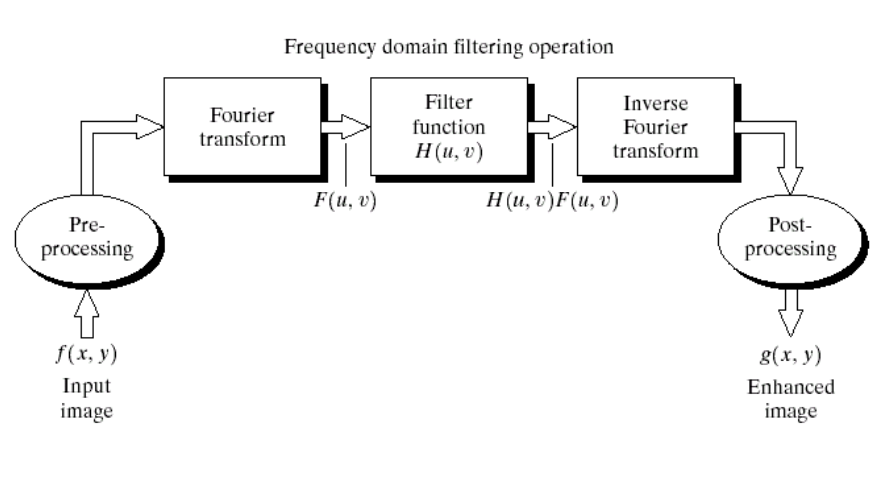
#> input picture prova2/Questao1/passos.png, 889 x 490 px
$ python equalizacao.py passos.png
#> lines starting #> are read from the running program, lines starting #| are printed output that depends on the picture
import cv2
import sys
import numpy as np
imagem_cinza = cv2.imread(sys.argv[1], 0)
#> imagem_cinza: shape (490, 889); min 0, max 255, mean 245
equ = cv2.equalizeHist(imagem_cinza)
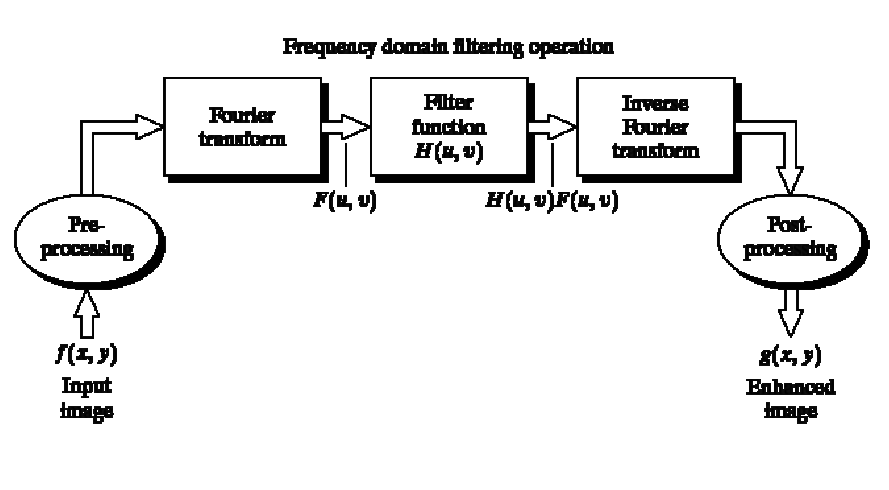
#> equ: shape (490, 889); min 0, max 255, mean 236
res = np.hstack((imagem_cinza, equ))  # stacking images side-by-side
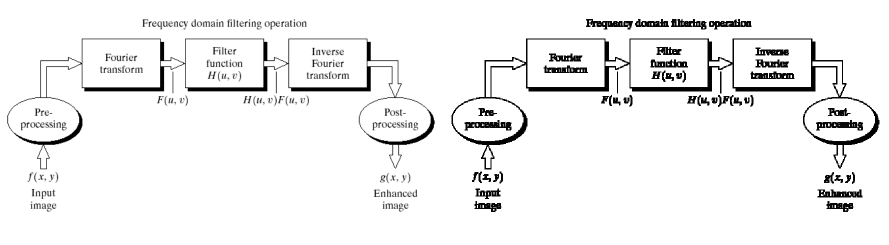
#> res: shape (490, 1778) (shown at 1/2 size); min 0, max 255, mean 240.5
cv2.imshow('res', equ)
cv2.imwrite('res.png', equ)
cv2.waitKey(0)
cv2.destroyAllWindows()
